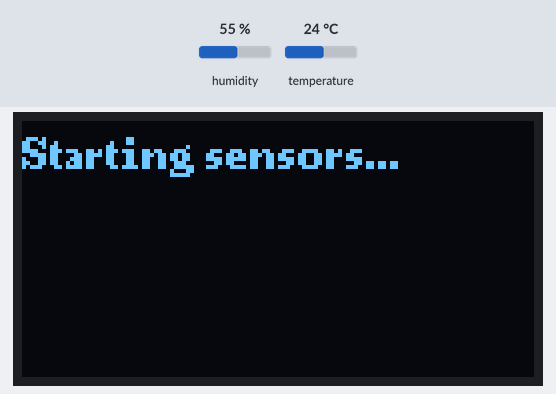
Recording of a sketch running on a simulated Arduino Uno, built with avr-gcc and run on an emulated ATmega328P. On the bench: 128×64 one-colour display. The test bench sets the inputs (shaded band); at power-on: humidity 55 %, temperature 24 °C.

Above: at 0.1 s.
At 2.2 s:
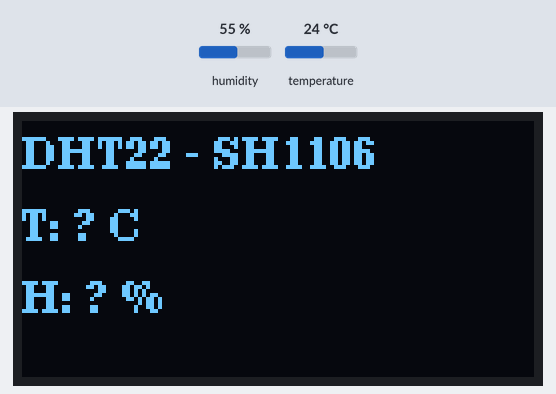

The sketch:

thermo_oled.ino
```cpp
#include <U8g2lib.h>
#include <Wire.h>
#include <DHT.h>

// OLED SH1106 via software I2C
U8G2_SH1106_128X64_NONAME_F_SW_I2C u8g2(U8G2_R0, A5, A4, U8X8_PIN_NONE);

// DHT22 sensor configuration
#define DHTPIN 2
#define DHTTYPE DHT22
DHT dht(DHTPIN, DHTTYPE);

void setup() {
  initDisplay();
  dht.begin();
  showStartupMessage();
}

void loop() {
  float temp = dht.readTemperature();
  float hum = dht.readHumidity();

  updateDisplay(temp, hum);
  delay(1000);
}

// Store last known values
float lastTemp = -1000;
float lastHum = -1000;

// Initialize OLED display
void initDisplay() {
  u8g2.begin();
  u8g2.setFont(u8g2_font_ncenB08_tr);
}

// Show startup message
void showStartupMessage() {
  u8g2.clearBuffer();
  u8g2.drawStr(0, 12, "Starting sensors...");
  u8g2.sendBuffer();
  delay(2000);
}

// Update display only if values changed
void updateDisplay(float temperature, float humidity) {
  if (!isnan(temperature) && !isnan(humidity) &&
      (temperature != lastTemp || humidity != lastHum)) {

    lastTemp = temperature;
    lastHum = humidity;

    char tempStr[20], humStr[20];
    snprintf(tempStr, sizeof(tempStr), "T: %.1f C", temperature);
    snprintf(humStr, sizeof(humStr), "H: %.1f %%", humidity);

    u8g2.clearBuffer();
    u8g2.drawStr(0, 12, "DHT22 - SH1106");
    u8g2.drawStr(0, 30, tempStr);
    u8g2.drawStr(0, 48, humStr);
    u8g2.sendBuffer();
  }
}
```
